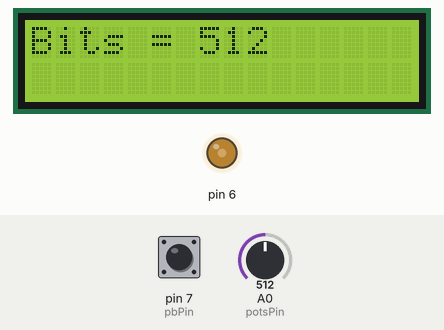
Bench run of a sketch on a simulated Arduino Uno, built with avr-gcc and run on an emulated ATmega328P. Shown: 16×2 character LCD, output pins drawn as LEDs (lit = HIGH). The test bench sets the inputs (shaded band); at power-on: pin 7 (pbPin) HIGH, A0 (potsPin) = 512.

Above: at 1.2 s.
1.3 s: pin 7 (pbPin) pulled LOW for 0.15 s
At 2.5 s:
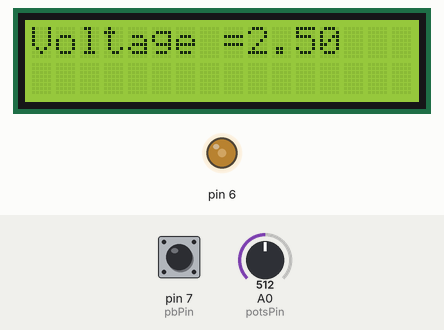
2.9 s: pin 7 (pbPin) pulled LOW for 1 s
At 3.7 s:
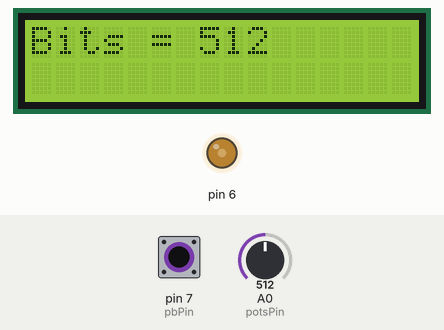
5.4 s: A0 (potsPin) set to 716
At 6.6 s:
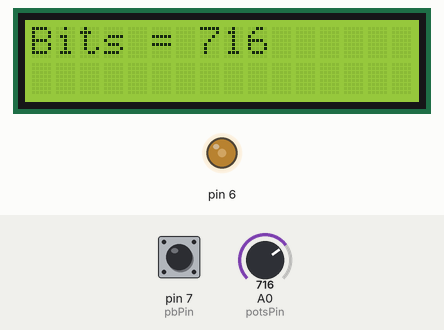
6.9 s: A0 (potsPin) set to 900
At 7.9 s:
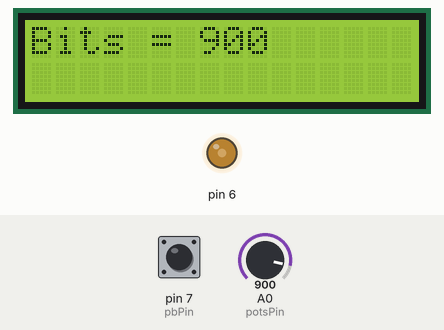
8.4 s: A0 (potsPin) set to 1023
At 9.0 s:
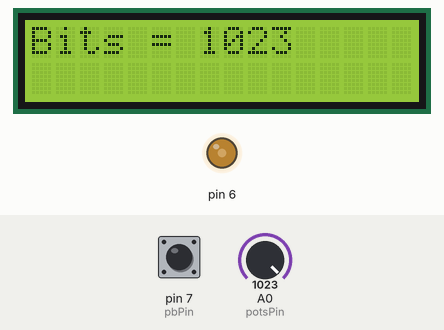
Timing chart, 0 to 10.9 s (numbered marks = the images above; inputs shaded):
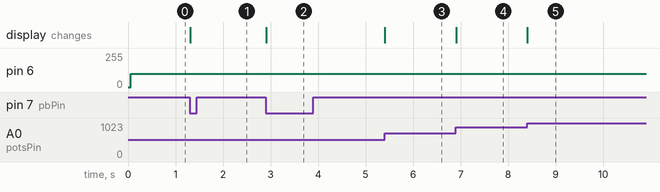

Measured:
- after the input at 1.3 s, the display: changes at once (image 1)
- after the input at 2.9 s, the display: first changes at once (image 2 shows a later state)
- after the input at 5.4 s, the display: changes at once (image 3)
- after the input at 6.9 s, the display: changes at once (image 4)
- after the input at 8.4 s, the display: changes at once (image 5)

The sketch:

Voltmeter_lab_3.ino
```cpp
/*This code mesasures the volts and bits of a potentiometer.
Main objectives: installing libraries, including libraries, using lcd library, using analog read, doing math using arduino, using if statements.
*/


#include <LiquidCrystal.h>//includes lcd library
LiquidCrystal lcd(12, 11, 5, 4, 3, 2);// sets lcd pin outs to arduino outputs
const int pbPin = 7;;// declares the value of 7 to be used for the pushbutton pin
int potsPin = A0;//declares value A0 to be used for the potentiometer
bool pbValue; //declares the t/f variable used to save the value of the pushbutton
bool Stopper = 0;//declares the t/f variable used to set if the button was pressed
int Volts_Bits= 0;//declares the integer variable used to count how many times the button was pressed
const float Mult = (5.00/1023.00);//declares the float variable used to convert bits to volts
float Volts ;//declares the float variable used to save the value of volts
int Bits ;//declares the integer variable used to save the value of bits
void setup()//happens once
{
Serial.begin(9600);//initializes serial moniter
lcd.begin(16,2);//initializes serial lcd with 16 cols & 2 rows
pinMode(pbPin, INPUT_PULLUP);// initializes button pin as an input connected to a pull up resistor

}

void loop(){//loops following

  analogWrite(6, 100);//send Vo of lcd connected to pin 6 100/225 bits of 5 volts (sets the brightness of lcd)
  Bits = analogRead(potsPin);//saves bits* 5/1023 to volts
  Volts = Mult * Bits;//saves bits* 5/1023 to volts
  pbValue = digitalRead(pbPin);// saves value of button to pb value

    if(pbValue==0 && Stopper == 0){// if button is pressed and stopper value is 0, is activated once when the button is pressed(aka not continuously)

    lcd.clear();    //clears lcd screen
    Stopper = 1;//sets stopper true
    Volts_Bits = ++Volts_Bits;// adds 1 to Ohms_Volts_Bits
    }
    if(pbValue==1) { //if button is not pressed (activated continuously)
      Stopper = 0;// sets stoper false
    }


    if(Volts_Bits == 0)//if Ohms_Volts_Bits value is 0 then (button pressed 0 times)
    {
      lcd.setCursor(0,0);//sets the position of the leading character of following lcd print
    lcd.print("Bits = ");// prints to lcd
    lcd.print(Bits);  // prints to lcd the value of Bits
    }

    if (Volts_Bits == 1)//if Ohms_Volts_Bits value is 1 then (button pressed once)
    {
    lcd.setCursor(0,0);//sets the position of the leading character of following lcd print
    lcd.print("Voltage =");// prints to lcd
    lcd.print(Volts);  // prints to lcd the value of Ohms
    }

    if(Volts_Bits == 2){//if Ohms_Volts_Bits value is 1 then (button pressed twice)
      Volts_Bits = 0;// reset buttoncounter to 0
    }
}
```
